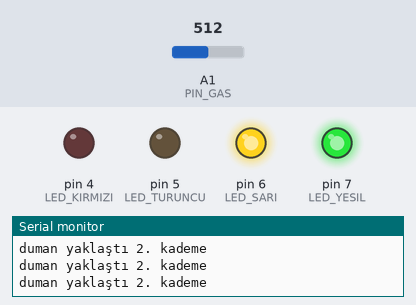
This sketch was run on a simulated Arduino Uno, built with avr-gcc and run on an emulated ATmega328P. Shown: output pins drawn as LEDs (lit = HIGH), the last lines printed to the serial monitor. Inputs (shaded band) come from the test bench; at power-on: A1 (PIN_GAS) = 512.

Above: at 1.2 s.
1.3 s: A1 (PIN_GAS) set to 536
At 1.8 s:
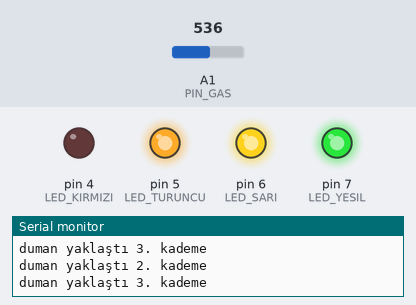
3.0 s: A1 (PIN_GAS) set to 646
4.5 s: A1 (PIN_GAS) set to 674
At 5.1 s:
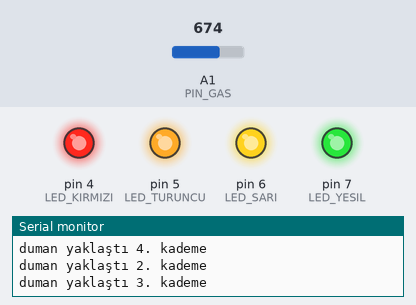
6.0 s: A1 (PIN_GAS) set to 306
At 7.3 s:
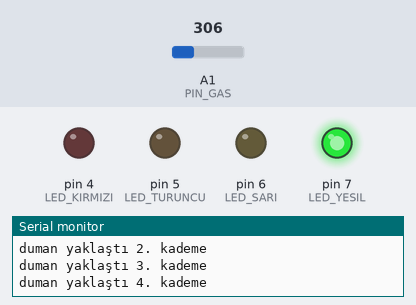
7.6 s: A1 (PIN_GAS) set to 423
9.1 s: A1 (PIN_GAS) set to 447
At 9.8 s:
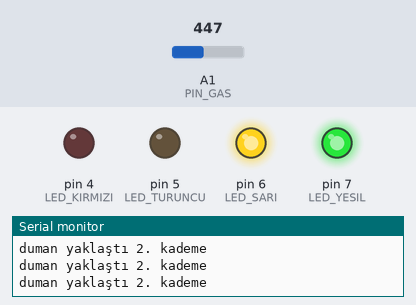
Timing chart, 0 to 11.6 s (numbered marks = the images above; inputs shaded):
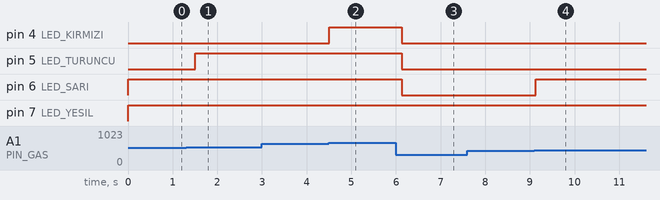

The sketch:

bp2_12.ino
```cpp
int const PIN_GAS=A1;
int LED_YESIL=7;
int LED_SARI=6;
int LED_TURUNCU=5;
int LED_KIRMIZI=4;
void setup()
{
pinMode(LED_YESIL,OUTPUT);
pinMode(LED_SARI,OUTPUT);
pinMode(LED_TURUNCU,OUTPUT);
pinMode(LED_KIRMIZI,OUTPUT);
Serial.begin(9600);
}

void loop()
{
  int deger=analogRead(PIN_GAS);
  deger=map(deger,300,750,0,100);
  digitalWrite(LED_YESIL,HIGH);
  if(deger>=30)
  {
    digitalWrite(LED_SARI,HIGH);
    Serial.println("duman yaklaştı 2. kademe");
  }
  else
  {
    digitalWrite(LED_SARI,LOW);
  }
   if(deger>=50)
  {
    digitalWrite(LED_TURUNCU,HIGH);
    Serial.println("duman yaklaştı 3. kademe");
  }
  else
  {
    digitalWrite(LED_TURUNCU,LOW);
  }
    if(deger>=80)
  {
    digitalWrite(LED_KIRMIZI,HIGH);
    Serial.println("duman yaklaştı 4. kademe");
  }
  else
  {
    digitalWrite(LED_KIRMIZI,LOW);
  }
delay(250);
}
```

Measured:
- the behaviour switches between 524 and 525 on A1 (PIN_GAS) (found by bisection; images 0 and 1)
- the behaviour switches between 659 and 660 on A1 (PIN_GAS) (found by bisection; images 1 and 2)
- the behaviour switches between 434 and 435 on A1 (PIN_GAS) (found by bisection; images 3 and 4)
- after the input at 1.3 s, pin 5 (LED_TURUNCU): LOW → HIGH after 0.20 s
- after the input at 4.5 s, pin 4 (LED_KIRMIZI): LOW → HIGH at once
- after the input at 6.0 s, pin 4 (LED_KIRMIZI), pin 5 (LED_TURUNCU), pin 6 (LED_SARI): HIGH → LOW after 0.13 s
- after the input at 7.6 s, every drawn part: stays the same
- after the input at 9.1 s, pin 6 (LED_SARI): LOW → HIGH at once
